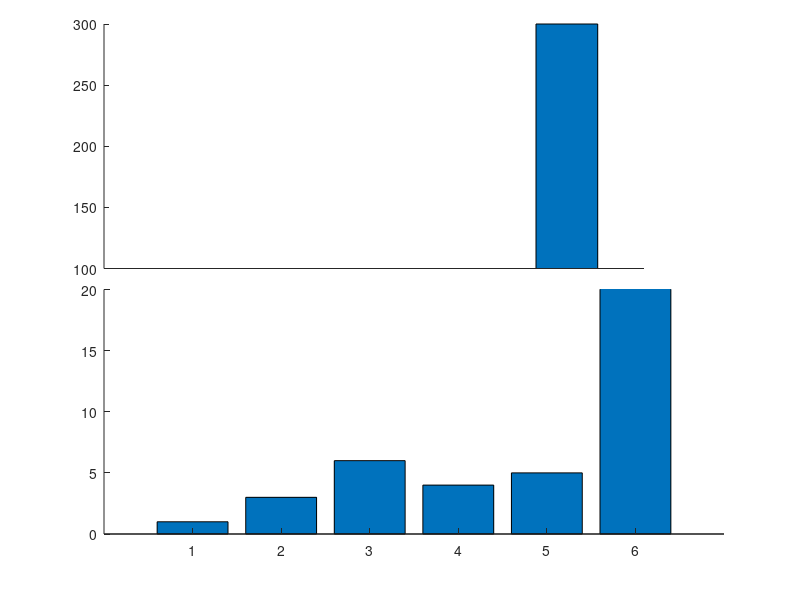

The MATLAB script that drew this image:
a=[1 3 6 4 5 300];

ylim1=[0 20];
ylim2=[100 300];
xlim=[0 length(a)+1];

% retrieve your default axis pos
clf;
p0=get(gca,'position')
delete(gcf);

% create axis1
%a1=axes('position',[p0(1) p0(2) p0(3)/2-.025 p0(4)]);
a1=axes('position',[p0(1) p0(2) p0(3) p0(4)/2]);
%barh(a);
bar(a);
set(a1,'ylim',ylim1);
box off;

% create axis2
%a2=axes('position',[p0(1)+p0(3)/2+.025 p0(2) p0(3)/2-.025 p0(4)]);
a2=axes('position',[p0(1) p0(4)/2+.145 p0(3)-0.1 p0(4)/2])
%barh(a);
bar(a);

set(a2,'xlim',xlim,'ylim',ylim2);
set(a2,'xtick',[]);
%set(a2,'xcolor',get(a2,'color'));
box off

%%%%%%%%%%%%%%%% plotting %%%%%%%%%%%%%%%%%%%%%
output = "break_axis";

saveas(1, strcat(output, ".png"));
